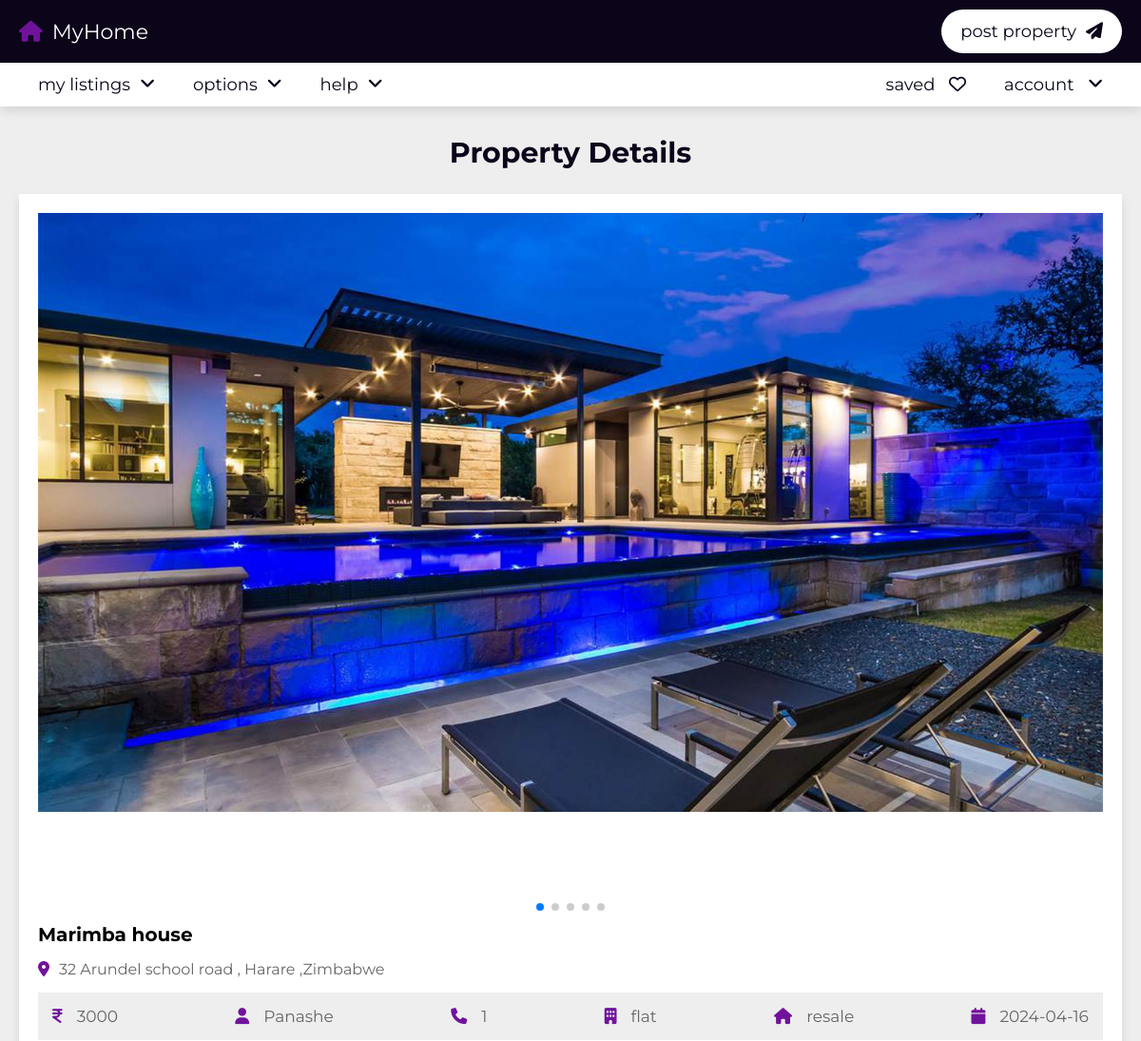
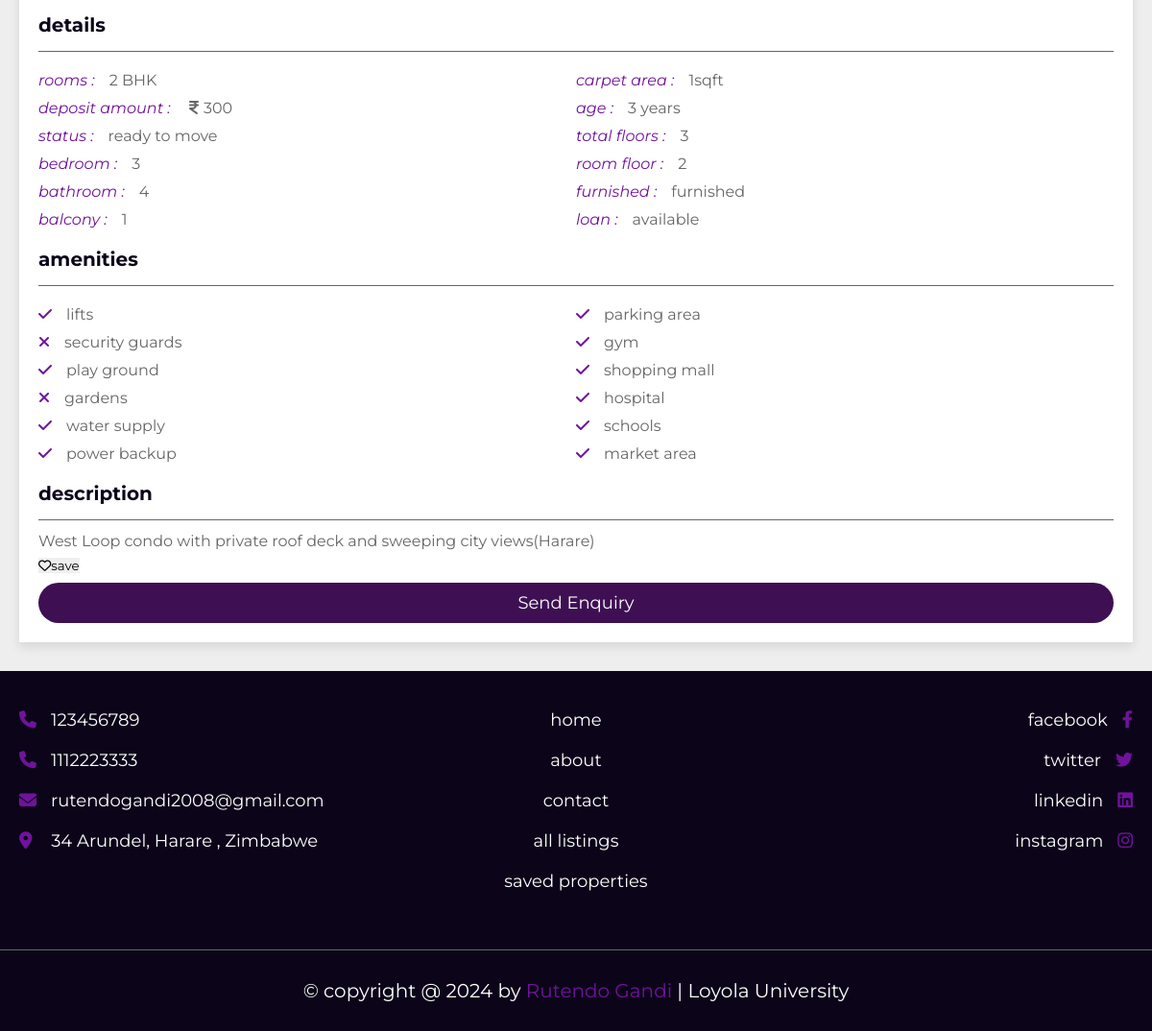
/view_property.php?get_id=eq2Re71Q3lgLWZYo4i47, run on the app's committed database (2 pictures, top to bottom).
### tables this page shows
CREATE TABLE `property` (
  `id` varchar(20) NOT NULL,
  `user_id` varchar(20) NOT NULL,
  `property_name` varchar(50) NOT NULL,
  `address` varchar(100) NOT NULL,
  `price` varchar(10) NOT NULL,
  `type` varchar(10) NOT NULL,
  `offer` varchar(10) NOT NULL,
  `status` varchar(50) NOT NULL,
  `furnished` varchar(50) NOT NULL,
  `bhk` varchar(10) NOT NULL,
  `deposite` varchar(10) NOT NULL,
  `bedroom` varchar(10) NOT NULL,
  `bathroom` varchar(10) NOT NULL,
  `balcony` varchar(10) NOT NULL,
  `carpet` varchar(10) NOT NULL,
  `age` varchar(2) NOT NULL,
  `total_floors` varchar(2) NOT NULL,
  `room_floor` varchar(2) NOT NULL,
  `loan` varchar(50) NOT NULL,
  `lift` varchar(3) NOT NULL,
  `security_guard` varchar(3) NOT NULL,
  `play_ground` varchar(3) NOT NULL,
  `garden` varchar(3) NOT NULL,
  `water_supply` varchar(50) NOT NULL,
  `power_backup` varchar(3) NOT NULL,
  `parking_area` varchar(3) NOT NULL,
  `gym` varchar(3) NOT NULL,
  `shopping_mall` varchar(3) NOT NULL,
  `hospital` varchar(3) NOT NULL,
  `school` varchar(3) NOT NULL,
  `market_area` varchar(3) NOT NULL,
  `image_01` varchar(50) NOT NULL,
  `image_02` varchar(50) NOT NULL,
  `image_03` varchar(50) NOT NULL,
  `image_04` varchar(50) NOT NULL,
  `image_05` varchar(50) NOT NULL,
  `description` text NOT NULL,
  `date` date NOT NULL DEFAULT current_timestamp()
);

CREATE TABLE `users` (
  `id` varchar(20) NOT NULL,
  `name` varchar(50) NOT NULL,
  `number` varchar(10) NOT NULL,
  `email` varchar(50) NOT NULL,
  `password` varchar(50) NOT NULL
);

### view_property.php (the view, shortened to what this page needs)
<?php
include 'components/connect.php';
if(isset($_COOKIE['user_id'])){
   $user_id = $_COOKIE['user_id'];
}else{
   $user_id = '';
}
if(isset($_GET['get_id'])){
   $get_id = $_GET['get_id'];
}else{
   $get_id = '';
   header('location:home.php');
}
?>
<!DOCTYPE html>
<html lang="en">
<head>
   <link rel="stylesheet" href="https://cdn.jsdelivr.net/npm/swiper@8/swiper-bundle.min.css" />
   <link rel="stylesheet" href="https://cdnjs.cloudflare.com/ajax/libs/font-awesome/6.2.0/css/all.min.css">
   <link rel="stylesheet" href="css/style.css">
</head>
<body>
<?php include 'components/user_header.php'; ?>
<section class="view-property">
   <h1 class="heading">property details</h1>
   <?php
      $select_properties = $conn->prepare("SELECT * FROM `property` WHERE id = ? ORDER BY date DESC LIMIT 1");
      $select_properties->execute([$get_id]);
      if($select_properties->rowCount() > 0){
         while($fetch_property = $select_properties->fetch(PDO::FETCH_ASSOC)){
         $select_user = $conn->prepare("SELECT * FROM `users` WHERE id = ?");
         $select_user->execute([$fetch_property['user_id']]);
         $fetch_user = $select_user->fetch(PDO::FETCH_ASSOC);
         $select_saved = $conn->prepare("SELECT * FROM `saved` WHERE property_id = ? and user_id = ?");
         $select_saved->execute([$fetch_property['id'], $user_id]);
   ?>
   <div class="details">
     <div class="swiper images-container">
         <div class="swiper-wrapper">
            <img src="uploaded_files/<?= $fetch_property['image_01']; ?>" alt="" class="swiper-slide">
         </div>
         <div class="swiper-pagination"></div>
     </div>
      <h3 class="name"><?= $fetch_property['property_name']; ?></h3>
      <p class="location"><i class="fas fa-map-marker-alt"></i><span><?= $fetch_property['address']; ?></span></p>
      <div class="info">
         <p><i class="fas fa-indian-rupee-sign"></i><span><?= $fetch_property['price']; ?></span></p>
         <p><i class="fas fa-user"></i><span><?= $fetch_user['name']; ?></span></p>
         <p><i class="fas fa-phone"></i><a href="tel:1234567890"><?= $fetch_user['number']; ?></a></p>
         <p><i class="fas fa-building"></i><span><?= $fetch_property['type']; ?></span></p>
         <p><i class="fas fa-house"></i><span><?= $fetch_property['offer']; ?></span></p>
         <p><i class="fas fa-calendar"></i><span><?= $fetch_property['date']; ?></span></p>
      </div>
      <h3 class="title">details</h3>
      <div class="flex">
         <div class="box">
            <p><i>rooms :</i><span><?= $fetch_property['bhk']; ?> BHK</span></p>
            <p><i>deposit amount : </i><span><span class="fas fa-indian-rupee-sign" style="margin-right: .5rem;"></span><?= $fetch_property['deposite']; ?></span></p>
            <p><i>status :</i><span><?= $fetch_property['status']; ?></span></p>
            <p><i>bedroom :</i><span><?= $fetch_property['bedroom']; ?></span></p>
            <p><i>bathroom :</i><span><?= $fetch_property['bathroom']; ?></span></p>
            <p><i>balcony :</i><span><?= $fetch_property['balcony']; ?></span></p>
         </div>
         <div class="box">
            <p><i>carpet area :</i><span><?= $fetch_property['carpet']; ?>sqft</span></p>
            <p><i>age :</i><span><?= $fetch_property['age']; ?> years</span></p>
            <p><i>total floors :</i><span><?= $fetch_property['total_floors']; ?></span></p>
            <p><i>room floor :</i><span><?= $fetch_property['room_floor']; ?></span></p>
            <p><i>furnished :</i><span><?= $fetch_property['furnished']; ?></span></p>
            <p><i>loan :</i><span><?= $fetch_property['loan']; ?></span></p>
         </div>
      </div>
      <h3 class="title">amenities</h3>
      <div class="flex">
         <div class="box">
            <p><i class="fas fa-<?php if($fetch_property['lift'] == 'yes'){echo 'check';}else{echo 'times';} ?>"></i><span>lifts</span></p>
            <p><i class="fas fa-<?php if($fetch_property['security_guard'] == 'yes'){echo 'check';}else{echo 'times';} ?>"></i><span>security guards</span></p>
            <p><i class="fas fa-<?php if($fetch_property['play_ground'] == 'yes'){echo 'check';}else{echo 'times';} ?>"></i><span>play ground</span></p>
            <p><i class="fas fa-<?php if($fetch_property['garden'] == 'yes'){echo 'check';}else{echo 'times';} ?>"></i><span>gardens</span></p>
            <p><i class="fas fa-<?php if($fetch_property['water_supply'] == 'yes'){echo 'check';}else{echo 'times';} ?>"></i><span>water supply</span></p>
            <p><i class="fas fa-<?php if($fetch_property['power_backup'] == 'yes'){echo 'check';}else{echo 'times';} ?>"></i><span>power backup</span></p>
         </div>
         <div class="box">
            <p><i class="fas fa-<?php if($fetch_property['parking_area'] == 'yes'){echo 'check';}else{echo 'times';} ?>"></i><span>parking area</span></p>
            <p><i class="fas fa-<?php if($fetch_property['gym'] == 'yes'){echo 'check';}else{echo 'times';} ?>"></i><span>gym</span></p>
            <p><i class="fas fa-<?php if($fetch_property['shopping_mall'] == 'yes'){echo 'check';}else{echo 'times';} ?>"></i><span>shopping mall</span></p>
            <p><i class="fas fa-<?php if($fetch_property['hospital'] == 'yes'){echo 'check';}else{echo 'times';} ?>"></i><span>hospital</span></p>
            <p><i class="fas fa-<?php if($fetch_property['school'] == 'yes'){echo 'check';}else{echo 'times';} ?>"></i><span>schools</span></p>
            <p><i class="fas fa-<?php if($fetch_property['market_area'] == 'yes'){echo 'check';}else{echo 'times';} ?>"></i><span>market area</span></p>
         </div>
      </div>
      <h3 class="title">description</h3>
      <p class="description"><?= $fetch_property['description']; ?></p>
      <form action="" method="post" class="flex-btn">
         <?php
            if($select_saved->rowCount() > 0){
         ?>
         <button type="submit" name="save" class="save"><i class="fas fa-heart"></i><span>saved</span></button>
         <?php
            }else{
         ?>
         <button type="submit" name="save" class="save"><i class="far fa-heart"></i><span>save</span></button>
         <?php
            }
         ?>
         <input type="submit" value="send enquiry" name="send" class="btn">
      </form>
   </div>
   <?php
      }
   }else{
      echo '<p class="empty">property not found! <a href="post_property.php" style="margin-top:1.5rem;" class="btn">add new</a></p>';
   }
   ?>
</section>
<?php include 'components/footer.php'; ?>
</body>
</html>

### css/style.css (style rules this page uses)
:root { --main-color:#70139b; --light-color:#666; --light-bg:#eee; --white:#fff; --black:#0c051a; --border:.1rem solid var(--light-color); --box-shodow:0 .5rem 1rem rgba(0,0,0,.1); }
* { font-family: 'Montserrat', sans-serif; margin: 0; padding: 0; box-sizing: border-box; outline: none; border: none; text-decoration: none; }
html { font-size: 62.5%; overflow-x: hidden; scroll-behavior: smooth; scroll-padding-top: 10rem; }
body { background-color: var(--light-bg); }
section { padding: 3rem 2rem; max-width: 1200px; margin: 0 auto; }
.heading { text-align: center; padding-bottom: 2.5rem; font-size: 3rem; color: var(--black); text-transform: capitalize; }
.btn, .inline-btn { margin-top: 1rem; padding: 1rem 3rem; background-color: #3e1053; ; color: var(--white); cursor: pointer; text-align: center; font-size: 1.8rem; text-transform: capitalize; border-radius: 3rem; }
.btn { display: block; width: 100%; }
.view-property .details { background-color: var(--white); box-shadow: var(--box-shodow); padding: 2rem; overflow-x: hidden; }
.view-property .details .name { font-size: 2rem; text-overflow: ellipsis; overflow-x: hidden; margin-bottom: .5rem; }
.view-property .details .location { padding-top: 1rem; font-size: 1.6rem; color: var(--light-color); }
.view-property .details .location i { margin-right: 1rem; color: var(--main-color); }
.view-property .details .info { display: flex; background-color: var(--light-bg); padding: 1.5rem; margin: 1.5rem 0; justify-content: space-between; align-items: center; flex-wrap: wrap; gap: 2rem; }
.view-property .details .info p { font-size: 1.7rem; }
.view-property .details .info p span, .view-property .details .info p a { color: var(--light-color); }
.view-property .details .info p i { margin-right: 1.5rem; color: var(--main-color); }
.view-property .details .title { font-size: 2rem; color: var(--black); padding-bottom: 1.5rem; border-bottom: var(--border); }
.view-property .details .flex { margin: 1.5rem 0; display: flex; justify-content: space-between; flex-wrap: wrap; }
.view-property .details .flex .box { flex: 1 1 40rem; }
.view-property .details .flex .box p { padding: .5rem 0; font-size: 1.6rem; color: var(--light-color); }
.view-property .details .flex .box i { color: var(--main-color); margin-right: 1.5rem; }
.view-property .details .description { padding: .5rem 0; margin-top: .5rem; font-size: 1.6rem; color: var(--light-color); line-height: 1.5; }

### data on the page
property: image_01 (picture), property_name "Marimba house", address "32 Arundel school road , Harare ,Zimbabwe", price "3000", users.name "Panashe", users.number "1", type "flat", offer "resale", date "2024-04-16", bhk "2", deposite "300", status "ready to move", bedroom "3", bathroom "4", balcony "1", carpet "1", age "3", total_floors "3", room_floor "2", furnished "furnished", loan "available", description "West Loop condo with private roof deck and sweeping city views(Harare)"
